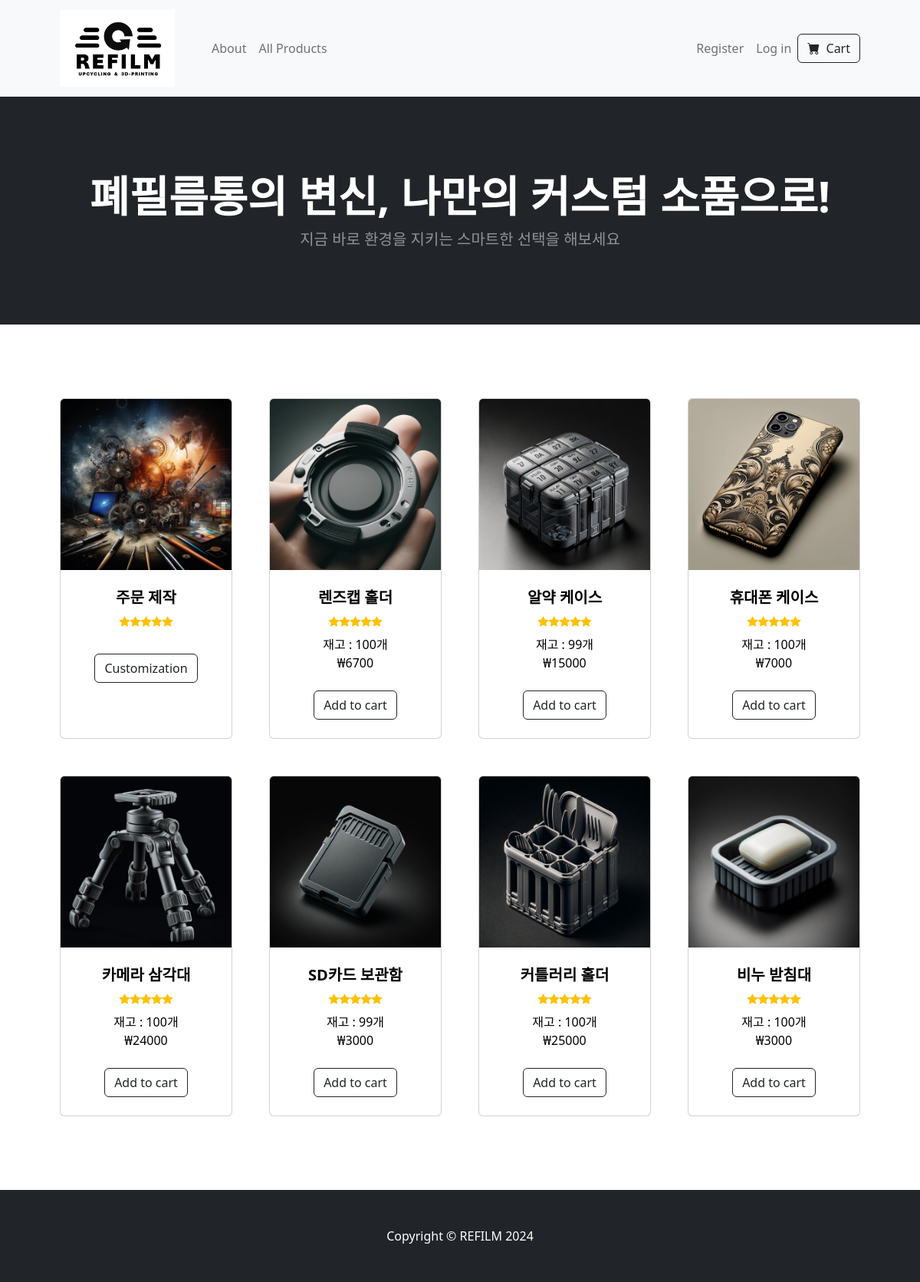
Before: / with the older database file.
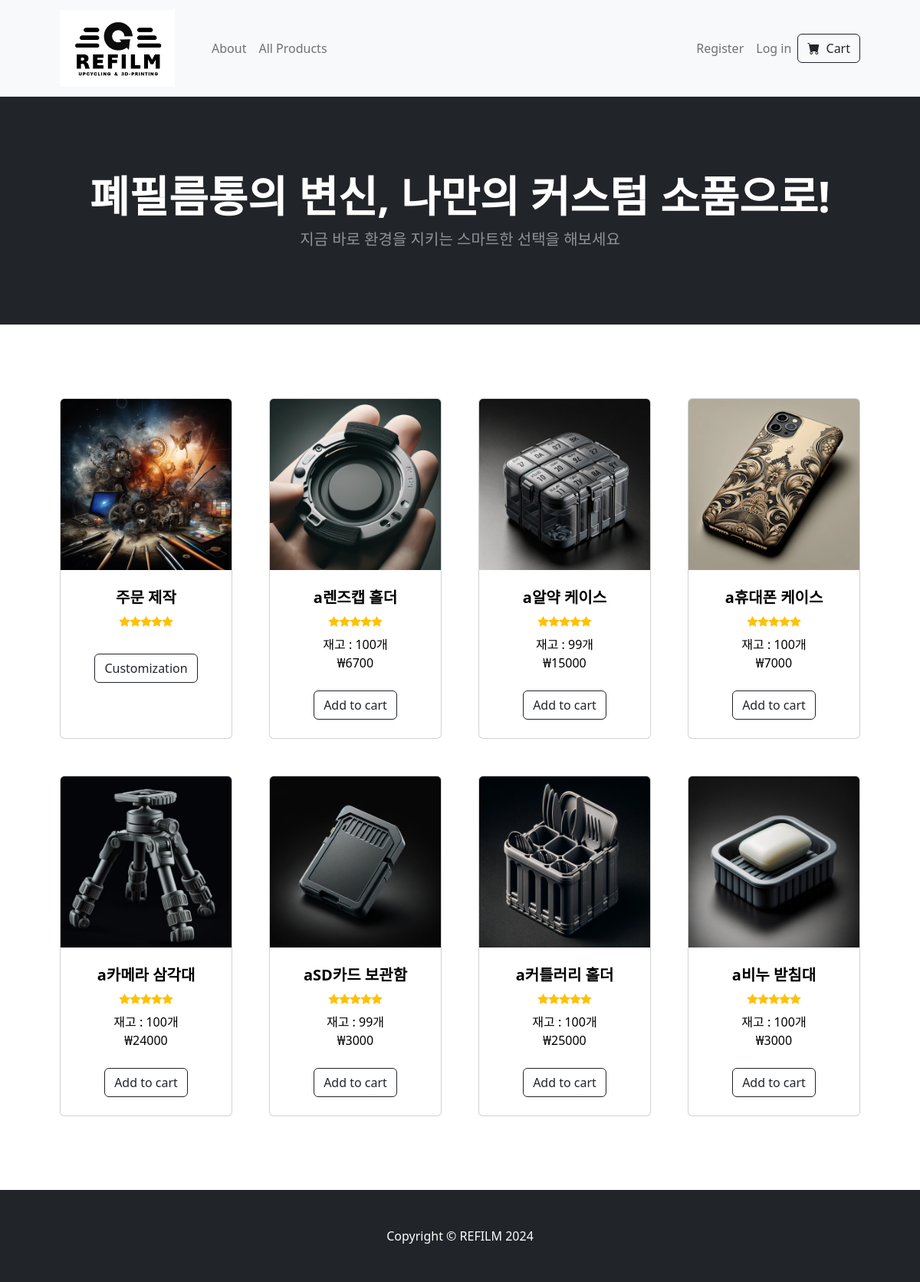
After: the same page with the newer database file.
### tables this page shows
CREATE TABLE products (id INTEGER PRIMARY KEY AUTOINCREMENT NOT NULL, productname TEXT NOT NULL, quantity INTEGER NOT NULL, price INTEGER NOT NULL, image_extension TEXT, description TEXT);

### app.py (the view)
@app.route('/')
def home():
    data, length = get_page_data(0, PER_PAGE)
    products = []
    for i in range(length):
        products.append({"product_name": data[i]["productname"], "quantity": data[i]["quantity"], "price": data[i]["price"], "product_id":int(data[i]["id"]), "image_extension": data[i]["image_extension"]})
    return render_template('index.html', products = products)

### app.py (called while the page is built)
def get_page_data(start, per_page_number):
    data = db.execute("SELECT * FROM products ORDER BY id desc LIMIT ? OFFSET ?", per_page_number, start)
    length = len(data)
    return data, length

### templates/index.html (shortened to what this page needs)
{% extends "layout.html" %}
{% block content %}
        <header class="bg-dark py-5">
            <div class="container px-4 px-lg-5 my-5">
                <div class="text-center text-white">
                    <h1 class="display-4 fw-bolder">폐필름통의 변신, 나만의 커스텀 소품으로!</h1>
                    <p class="lead fw-normal text-white-50 mb-0">지금 바로 환경을 지키는 스마트한 선택을 해보세요</p>
                </div>
            </div>
        </header>
        <section class="py-5">
            <div class="container px-4 px-lg-5 mt-5">
                <div class="row gx-4 gx-lg-5 row-cols-2 row-cols-md-3 row-cols-xl-4 justify-content-center">
                    <div class="col mb-5">
                        <div class="card h-100">
                            <a style="color: black; text-decoration:none" href="#">
                                <img class="card-img-top" src="/static/pictures/customization.jpg" alt="..." />
                                <div class="card-body p-4">
                                    <div class="text-center">
                                        <h5 class="fw-bolder">주문 제작</h5>
                                        <div class="d-flex justify-content-center small text-warning mb-2">
                                            <div class="bi-star-fill"></div>
                                            <div class="bi-star-fill"></div>
                                            <div class="bi-star-fill"></div>
                                            <div class="bi-star-fill"></div>
                                            <div class="bi-star-fill"></div>
                                        </div>
                                    </div>
                                </div>
                            </a>
                            <div class="card-footer p-4 pt-0 border-top-0 bg-transparent">
                                <div class="text-center">
                                    <button type="submit" class="btn btn-outline-dark mt-auto">Customization</button>
                                </div>
                            </div>
                        </div>
                    </div>
                    {% for product in products %}
                        <div class="col mb-5">
                            <div class="card h-100">
                                <a style="color: black; text-decoration:none" href="/product/{{ product.product_id }}">
                                    <img class="card-img-top" src="/static/product_images/product{{ product.product_id }}.{{ product.image_extension }}" alt="..." />
                                    <div class="card-body p-4">
                                        <div class="text-center">
                                            <h5 class="fw-bolder">{{ product.product_name }}</h5>
                                            <div class="d-flex justify-content-center small text-warning mb-2">
                                                <div class="bi-star-fill"></div>
                                                <div class="bi-star-fill"></div>
                                                <div class="bi-star-fill"></div>
                                                <div class="bi-star-fill"></div>
                                                <div class="bi-star-fill"></div>
                                            </div>
                                            재고 : {{ product.quantity }}개
                                            <br>₩{{ product.price }}
                                        </div>
                                    </div>
                                </a>
                                <form action="/add_to_cart/{{ product.product_id }}" method="post">
                                    <div class="card-footer p-4 pt-0 border-top-0 bg-transparent">
                                        <div class="text-center">
                                            <button type="submit" class="btn btn-outline-dark mt-auto">Add to cart</button>
                                        </div>
                                    </div>
                                </form>
                            </div>
                        </div>
                    {% endfor %}
                </div>
            </div>
        </section>
{% endblock %}

### templates/layout.html (shortened to what this page needs)
<!DOCTYPE html>
<html lang="en">
    <head>
        {% block head %}
        <link href="https://cdn.jsdelivr.net/npm/bootstrap-icons@1.5.0/font/bootstrap-icons.css" rel="stylesheet" />
        <link href="../static/styles.css" rel="stylesheet" />
        {% endblock %}
    </head>
    <body>
        <nav class="navbar navbar-expand-lg navbar-light bg-light">
            <div class="container px-4 px-lg-5">
                <a class="navbar-brand" href="/">
                    <img src="../static/pictures/company_logo.png" width="150" height="100">
                </a>
                <div class="collapse navbar-collapse" id="navbarSupportedContent">
                    <ul class="navbar-nav me-auto mb-2 mb-lg-0 ms-lg-4">
                        <li class="nav-item"><a class="nav-link" href="/about">About</a></li>
                        <li class="nav-item"><a class="nav-link" href="/all_products">All Products</a></li>
                    </ul>
                    {% if session["user_id"] %}
                        <ul class="navbar-nav ml-auto mb-2 mb-lg-0 ms-lg-4">
                            {% if session["user_id"] == 3 %}
                                <li class="nav-item"><a class="nav-link" href="/manage">Manage Products</a></li>
                            {% endif %}
                            <li class="nav-item"><a class="nav-link" href="/logout">Log out</a></li>
                        </ul>
                        <form class="d-flex" action="/cart" method="get">
                            <button class="btn btn-outline-dark" type="submit">
                                <i class="bi-cart-fill me-1"></i>
                                Cart
                            </button>
                        </form>
                    {% else %}
                        <ul class="navbar-nav ml-auto mb-2 mb-lg-0 ms-lg-4">
                            <li class="nav-item"><a class="nav-link" href="/register">Register</a></li>
                            <li class="nav-item"><a class="nav-link" href="/login">Log in</a></li>
                        </ul>
                        <form class="d-flex" action="/login" method="get">
                            <button class="btn btn-outline-dark" type="submit">
                                <i class="bi-cart-fill me-1"></i>
                                Cart
                            </button>
                        </form>
                    {% endif %}
                </div>
            </div>
        </nav>
        {% block content %}{% endblock %}
        <footer class="py-5 bg-dark">
            <div class="container"><p class="m-0 text-center text-white">Copyright &copy; REFILM 2024</p></div>
        </footer>
    </body>
</html>

Changed rows visible on the page:
changed products: product_name "렌즈캡 홀더" → "a렌즈캡 홀더"
changed products: product_name "알약 케이스" → "a알약 케이스"
changed products: product_name "휴대폰 케이스" → "a휴대폰 케이스"
changed products: product_name "카메라 삼각대" → "a카메라 삼각대"
changed products: product_name "SD카드 보관함" → "aSD카드 보관함"
changed products: product_name "커틀러리 홀더" → "a커틀러리 홀더"
changed products: product_name "비누 받침대" → "a비누 받침대"
